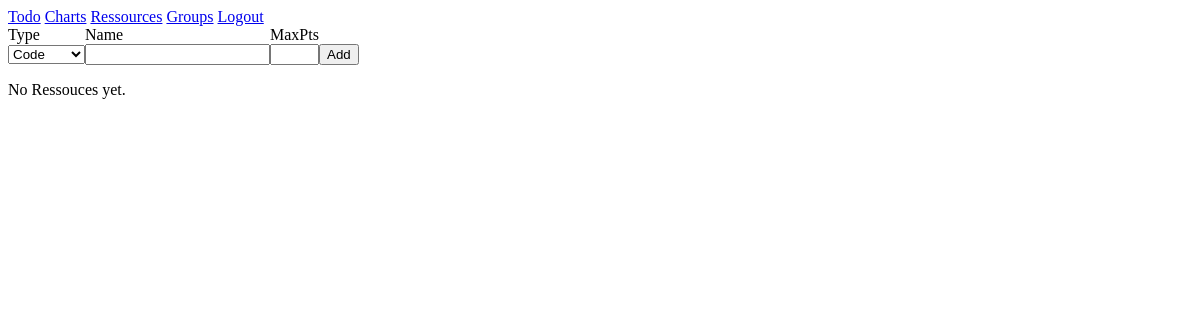
The page /ressources/ on the database as committed earlier.
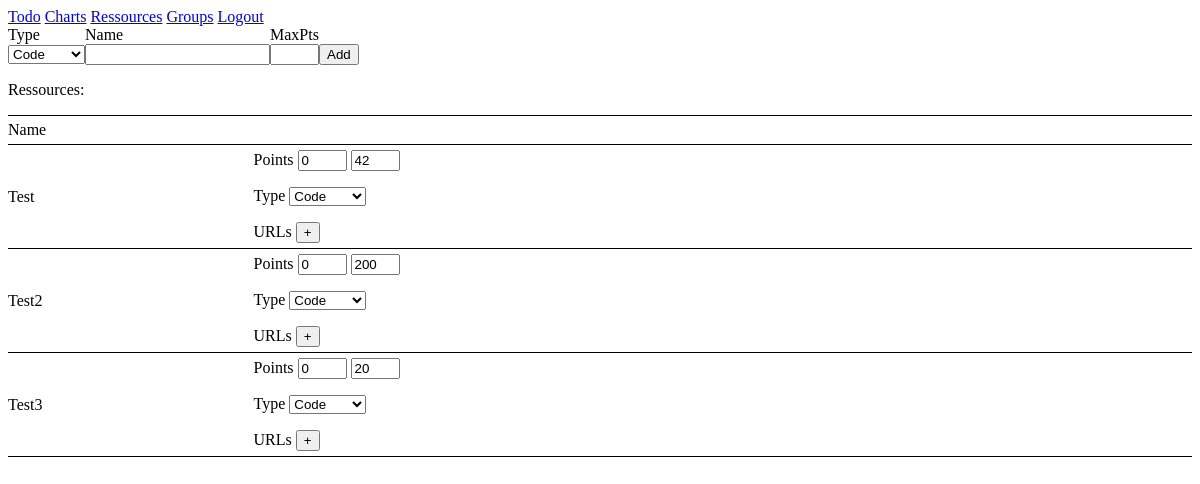
The same page on the database as committed later.
### todolist/models.py (models this page shows, shortened)
class Ressource(models.Model):
    ressource_name = models.CharField(max_length=200, default='None')
    ressource_type = models.ForeignKey(RessourceType)
    associated_todo_item = models.ForeignKey('TodoItem', null=True, blank=True)
    max_credit = models.IntegerField()
    obtained_credit = models.IntegerField()

### todolist/views.py (the view)
# urls.py: url(r'^ressources/$', views.RessourceView.as_view(), name='ressource'),
class RessourceView(generic.ListView):
    template_name = 'todolist/ressources.html'
    context_object_name = 'ressource_data'
    def get_context_data(self, **kwargs):
        context = super(generic.ListView, self).get_context_data(**kwargs)
        context['ressource_items'] = Ressource.objects.all()
        context['ressource_types'] = RessourceType.objects.all()
        return context
    def get_queryset(self):
        return Ressource.objects.all()

### todolist/models.py (called while the page is built)
    def __unicode__(self):
        return self.ressource_name

### todolist/templates/todolist/ressources.html (shortened to what this page needs)
{% load staticfiles %}
<link rel="stylesheet" type="text/css" href="{% static 'todolist/style.css' %}" />
{% include "todolist/headlinks.html" %}
<form action="{% url 'todolist:add_ressource' %}" method="post">
  <table class="plain-table">
    <tr>
      <td>Type</td>
      <td>Name</td>
      <td>MaxPts</td>
    </tr>
    <tr>
      <td>
	<select name="new_ressource_tag">
	  {% for item in ressource_types %}
	  <option value="{{item.id}}">{{item}}</option>
	  {% endfor %}
	</select>
      </td>
      <td><input type="Text" name="new_ressource_name"/></td>
      <td><input type="Text" size=3 name="new_ressource_maxpts"/></td>
      <td><input type="submit" name="add_ressource_button" value="Add"/> </td>
    </tr>
</table>
</form>
{% if ressource_items %}
<p>Ressources:</p>
<table style="width:100%">
  <tr>
    <td>Name</td>
    <td></td>
  </tr>
  {% for item in ressource_items %}
  <tr>
    <td>{{item.ressource_name}}</td>
    <td>
      <p>Points
	<input type="Text" size=3 value={{item.obtained_credit}} name="ressource_points_max"/>
	<input type="Text" size=3 value={{item.max_credit}} name="ressource_points_achieved"/></p>
      <p>
	Type
	<select  name="set_ressource_type">
	  {% for item in ressource_types %}
	  <option value="{{item.id}}">{{item}}</option>
	  {% endfor %}
	</select>
      </p>
      <p> URLs <button type="submit" name="addurl" value="{{item.id}}">+</button> </p>
    </td>
  </tr>
  {% endfor %}
</table>
{% else %}
<p>No Ressouces yet.</p>
{% endif %}

### todolist/templates/todolist/headlinks.html
<a href="{% url 'todolist:index' %}">Todo</a> <a href="{% url 'todolist:index' %}">Charts</a> <a href="{% url 'todolist:ressource' %}">Ressources</a> <a href="{% url 'todolist:index' %}">Groups</a> <a href="{% url 'todolist:index' %}">Logout</a>

### todolist/static/todolist/style.css (style rules this page uses)
table { border-collapse: collapse; }
td { padding: 5px 0; border-width: 1px 0; border-color: #000; border-style: solid; }
table.plain-table td { padding: 0; border-width: 0; }
form { padding: 0; }

Rows that differ between the two databases and show on the page:
added Ressource: ressource_name "Test", ressource_points_max "0", ressource_points_achieved "42", {{ item.id }} 1 (drawn)
added Ressource: ressource_name "Test2", ressource_points_max "0", ressource_points_achieved "200", {{ item.id }} 2 (drawn)
added Ressource: ressource_name "Test3", ressource_points_max "0", ressource_points_achieved "20", {{ item.id }} 3 (drawn)
Other text that changed with them:
text no longer shown: "No Ressouces yet."
text now shown: "Ressources: Name"
